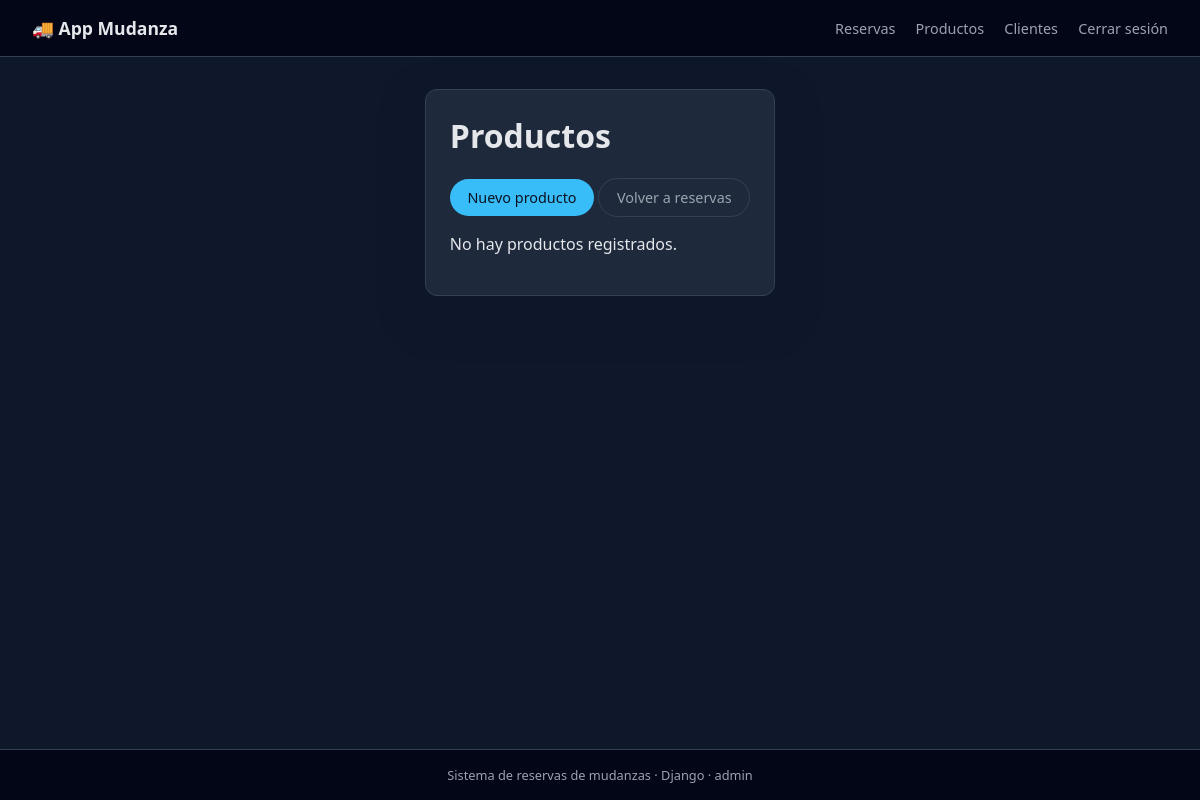
The app's page /reservas/productos/ (signed in), older data.
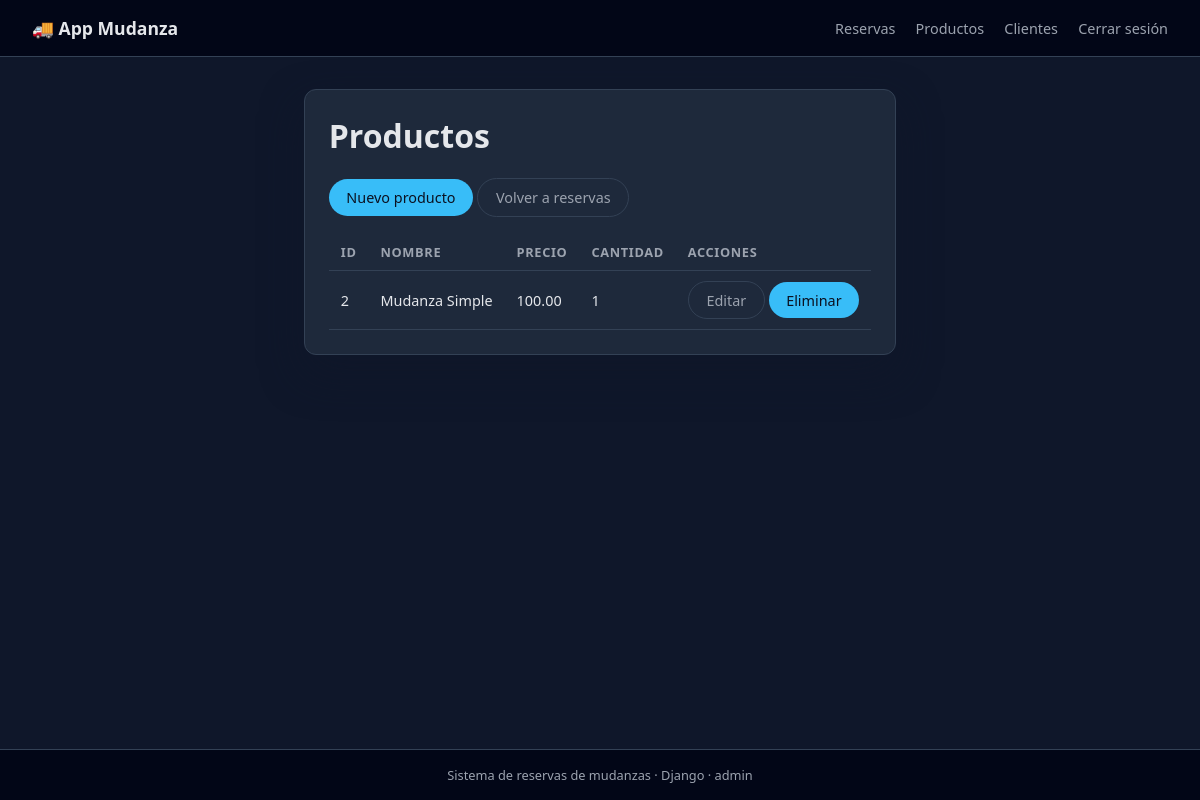
The same page, newer data.
### reservas/models.py (models this page shows, shortened)
class Producto(models.Model):
    nombre = models.CharField(max_length=100)
    precio = models.DecimalField(max_digits=7, decimal_places=2)
    cantidad = models.PositiveIntegerField()

### reservas/views.py (the view)
# urls.py: path('productos/', views.producto_lista, name='producto_lista'),
@login_required
def producto_lista(request):
    productos = Producto.objects.all()
    return render(request, 'reservas/producto_lista.html', {'productos': productos})

### reservas/templates/reservas/producto_lista.html (shortened to what this page needs)
{% extends 'base.html' %}
{% block content %}
    <h1>Productos</h1>
    <div class="mt-2">
        <a href="{% url 'reservas:producto_crear' %}" class="btn">Nuevo producto</a>
        <a href="{% url 'reservas:lista_reservas' %}" class="btn btn-secondary">Volver a reservas</a>
    </div>
    {% if productos %}
        <table class="table mt-2">
            <thead>
                <tr>
                    <th>ID</th>
                    <th>Nombre</th>
                    <th>Precio</th>
                    <th>Cantidad</th>
                    <th>Acciones</th>
                </tr>
            </thead>
            <tbody>
            {% for p in productos %}
                <tr>
                    <td>{{ p.id }}</td>
                    <td>{{ p.nombre }}</td>
                    <td>{{ p.precio }}</td>
                    <td>{{ p.cantidad }}</td>
                    <td>
                        <a href="{% url 'reservas:producto_editar' p.pk %}" class="btn btn-secondary">Editar</a>
                        <a href="{% url 'reservas:producto_eliminar' p.pk %}" class="btn btn-danger">Eliminar</a>
                    </td>
                </tr>
            {% endfor %}
            </tbody>
        </table>
    {% else %}
        <p class="mt-2">No hay productos registrados.</p>
    {% endif %}
{% endblock %}

Row changes from the older to the newer data that the page shows:
added Producto: id "2", nombre "Mudanza Simple", precio "100.00", cantidad "1"
Text that changed along with them:
text no longer shown: "No hay productos registrados."
text now shown: "ID NOMBRE PRECIO CANTIDAD ACCIONES"
